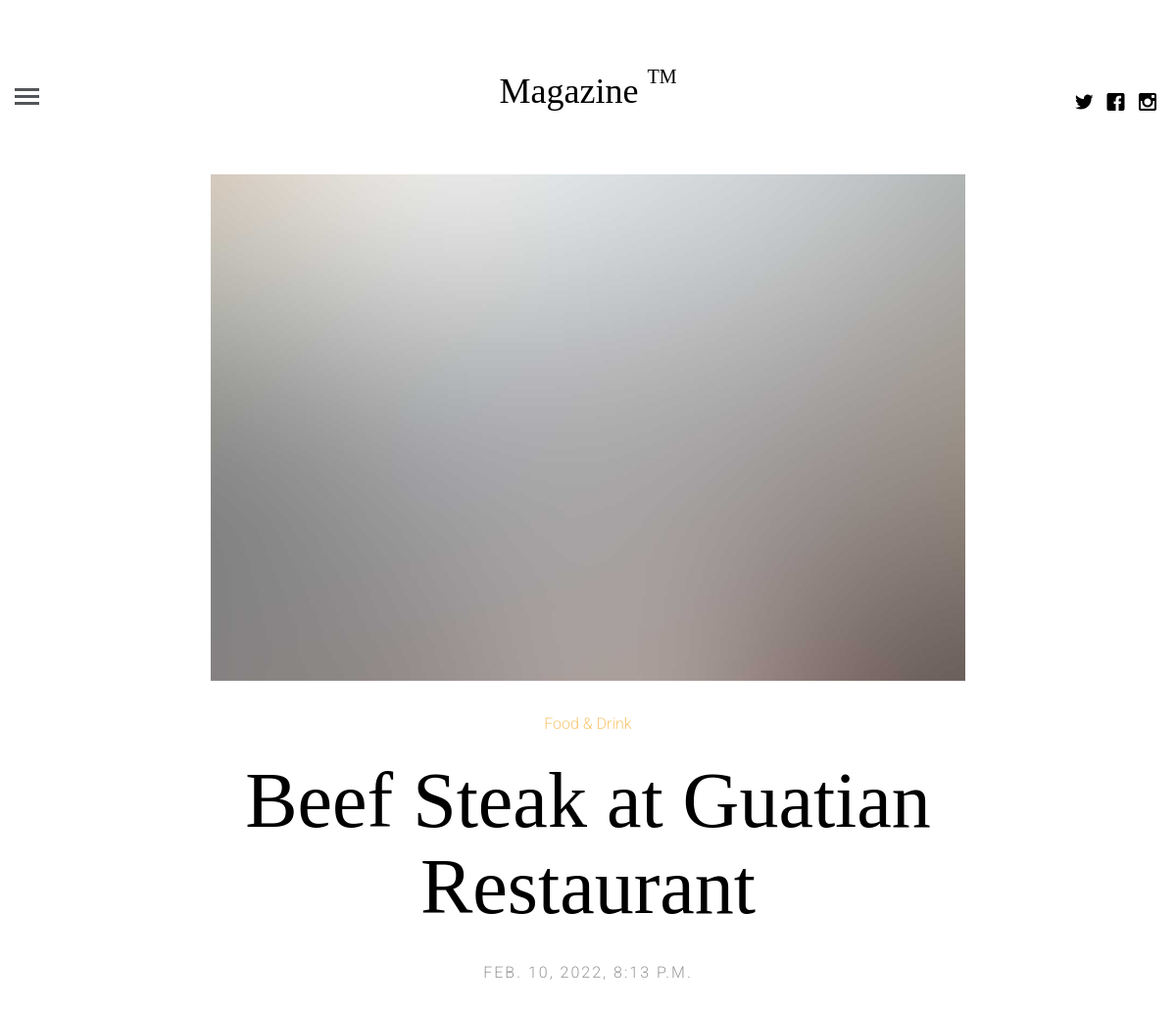
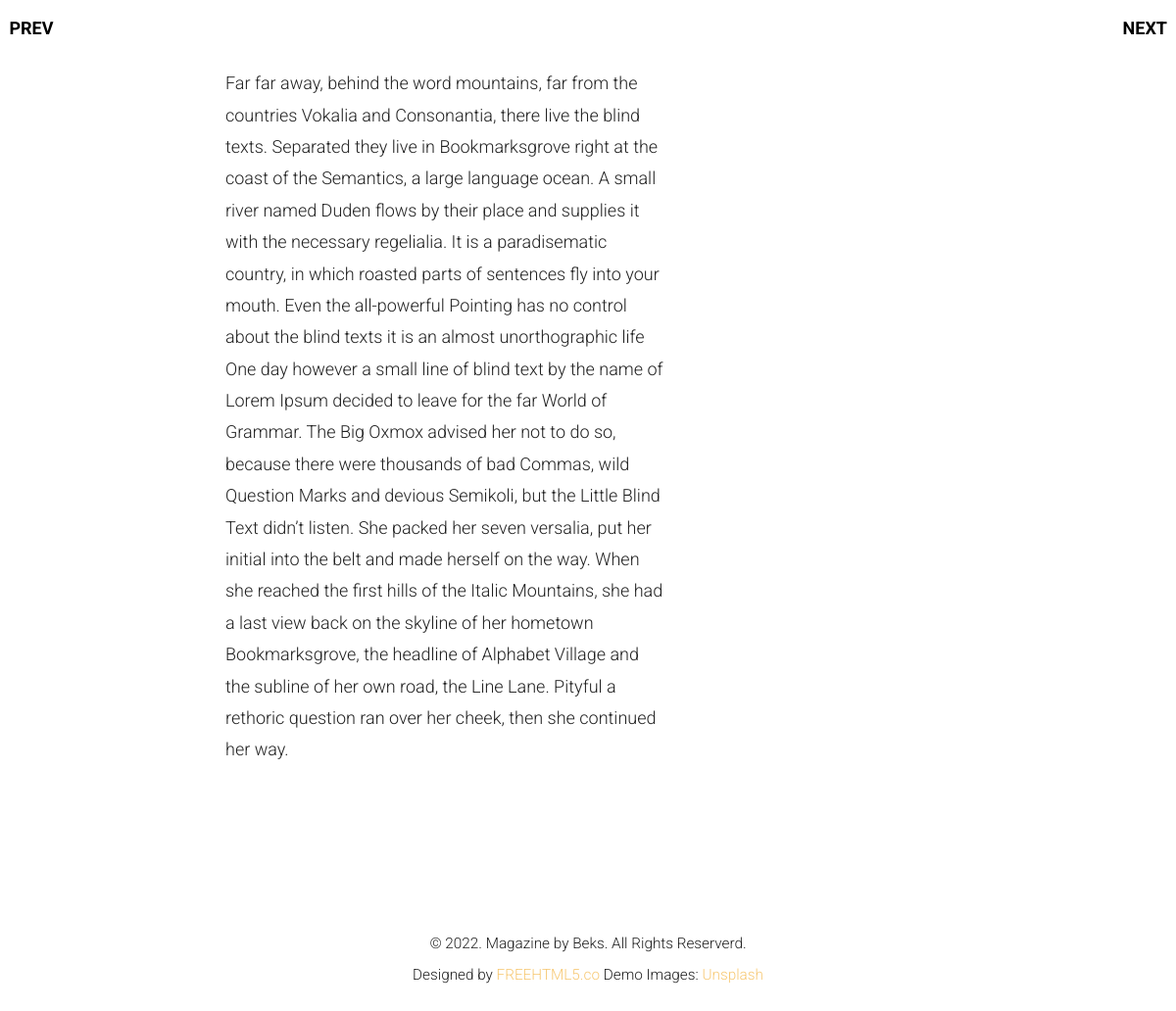
Page /articles/2/ on the committed database (2 pictures, top to bottom).
### apps/articles/models.py (models this page shows, shortened)
class Article(models.Model):
    title = models.CharField(max_length=255)
    description = models.TextField(verbose_name='Описание')
    category = models.ForeignKey(to=ArticleCategory, on_delete=models.CASCADE,
                                 related_name='articles')  # related_name - для обращения из категории к публикациям
    created_at = models.DateTimeField(default=timezone.now())
    updated_at = models.DateTimeField(default=timezone.now())
    class Meta:
        verbose_name = 'Публикация'
        verbose_name_plural = 'Публикации'

class ArticleCategory(models.Model):
    title = models.CharField(max_length=100, unique=True)
    class Meta:
        verbose_name = 'Категории'  # эти названия будут показывать в админ панели
        verbose_name_plural = 'Категории'

### apps/articles/views.py (the view)
# urls.py: path('articles/<int:pk>/', ArticleDetailView.as_view(),
class ArticleDetailView(generic.TemplateView):
    template_name = 'single.html'
    def get_context_data(self, **kwargs):
        context = dict()
        article_pk = kwargs['pk']  # primary key который хочет получит клиент
        context['category_list'] = ArticleCategory.objects.all()
        articles_quantity = Article.objects.all().count()
        if article_pk + 1 == articles_quantity:
            next_article_pk = article_pk + 1
        elif (article_pk + 1) % articles_quantity == 0:
            next_article_pk = (article_pk + 1) % articles_quantity
        else:
            next_article_pk = (article_pk+1) % articles_quantity
        if (article_pk - 1) % articles_quantity == 0:
            prev_article_pk = articles_quantity
        else:
            prev_article_pk = (article_pk - 1) % articles_quantity
        context['article_next'] = Article.objects.get(id=next_article_pk)
        context['article_prev'] = Article.objects.get(id=prev_article_pk)
        try:
            context['article'] = Article.objects.get(id=article_pk)
        except Article.DoesNotExist:
            raise Http404
        return context

### templates/single.html (shortened to what this page needs)
{% extends "base.html" %}
{% load static %}
{% block content %}
	<a href="{% url 'article-detail-url' article_prev.id %}" class="fh5co-post-prev"><span><i class="icon-chevron-left"></i> Prev</span></a>
	<a href="{% url 'article-detail-url' article_next.id %}" class="fh5co-post-next"><span>Next <i class="icon-chevron-right"></i></span></a>
	<div class="container-fluid">
		<div class="row fh5co-post-entry single-entry">
			<article class="col-lg-8 col-lg-offset-2 col-md-8 col-md-offset-2 col-sm-8 col-sm-offset-2 col-xs-12 col-xs-offset-0">
				<figure class="animate-box">
					<img src="{% static 'images/single_1.jpg' %}" alt="Image" class="img-responsive">
				</figure>
				<span class="fh5co-meta animate-box"><a href="{% url 'article-detail-url' article.id %}">{{article.category.title}}</a></span>
				<h2 class="fh5co-article-title animate-box"><a href="{% url 'article-detail-url' article.id %}">{{article.title}}</a></h2>
				<span class="fh5co-meta fh5co-date animate-box">{{article.created_at}}</span>
				<div class="col-lg-12 col-lg-offset-0 col-md-12 col-md-offset-0 col-sm-12 col-sm-offset-0 col-xs-12 col-xs-offset-0 text-left content-article">
					<div class="row">
						<div class="col-lg-8 cp-r animate-box">
							<p>{{article.description}}</p>
						</div>
					</div>
				</div>
			</article>
		</div>
	</div>
{% endblock %}

### assets/css/icomoon.css (style rules this page uses)
[class^="icon-"], [class*=" icon-"] { font-family: 'icomoon' !important; speak: none; font-style: normal; font-weight: normal; font-variant: normal; text-transform: none; line-height: 1; -webkit-font-smoothing: antialiased; -moz-osx-font-smoothing: grayscale; }
.icon-chevron-left:before { content: "\e922"; }
.icon-chevron-right:before { content: "\e923"; }

### assets/css/style.css (style rules this page uses)
html { background: #fff; }
body { font-family: "Roboto", arial, sans-serif; font-size: 18px; font-weight: 300; line-height: 1.8; color: #222; background: #fff; }
a { color: #f7c873; -webkit-transition: 0.5s; -o-transition: 0.5s; transition: 0.5s; }
h1, h2, h3, h4, h5, h6 { font-family: "Playfair Display", times, serif; color: #000; }
p { margin-bottom: 30px; }
.fh5co-post-prev, .fh5co-post-next { position: fixed; z-index: 999; top: 50%; height: 50px; margin-top: -25px; color: #000; text-transform: uppercase; font-weight: bold; -webkit-transition: 0.5s; -o-transition: 0.5s; transition: 0.5s; }
.fh5co-post-prev span, .fh5co-post-next span { vertical-align: base; width: 100px; }
.fh5co-post-prev span i, .fh5co-post-next span i { top: 7px; position: relative; font-size: 30px; color: #000; }
.fh5co-post-prev { left: 0; margin-left: -25px; }
.fh5co-post-next { right: 0; margin-right: -25px; }
.fh5co-post-entry.single-entry .fh5co-article-title { font-size: 80px; }
.fh5co-post-entry article { text-align: center; float: left; margin-bottom: 110px; padding-left: 3em; padding-right: 3em; }
@media screen and (max-width: 1200px) { .fh5co-post-entry article { margin-bottom: 80px; padding-left: 15px; padding-right: 15px; } }
.fh5co-post-entry article figure { margin-bottom: 30px; }
.fh5co-post-entry article h2 { font-family: "Playfair Display", times, serif; font-size: 34px; color: #000; margin-bottom: 30px; }
.fh5co-post-entry article h2 a { color: #000; }
.fh5co-post-entry article .fh5co-meta { font-size: 16px; font-family: "Roboto", arial, sans-serif; color: #999999; margin-bottom: 20px; display: block; }
.fh5co-post-entry article .fh5co-meta.fh5co-date { text-transform: uppercase; letter-spacing: 2px; }
.fh5co-post-entry article .content-article { padding-top: 4em; }
.js .to-animate, .js .to-animate-2, .js .animate-box { opacity: 0; }
.cp-r { padding-right: 50px; }

### rows in the picture
Article: category "Food & Drink", title "Beef Steak at Guatian Restaurant", created_at "FEB. 10, 2022, 8:13 P.M.", description "Far far away, behind the word mountains, far from the countries Vokalia and Consonantia, there live the blind texts. Separated they live in Bookmarksgrove right at the coast of the Semantics, a large language ocean. A small river named Duden flows by their place and supplies it with the necessary regelialia. It is a paradisematic country, in which roasted parts of sentences fly into your mouth. Even the all-powerful Pointing has no control about the blind texts it is an almost unorthographic life One day however a small line of blind text by the name of Lorem Ipsum decided to leave for the far World of Grammar. The Big Oxmox advised her not to do so, because there were thousands of bad…"
